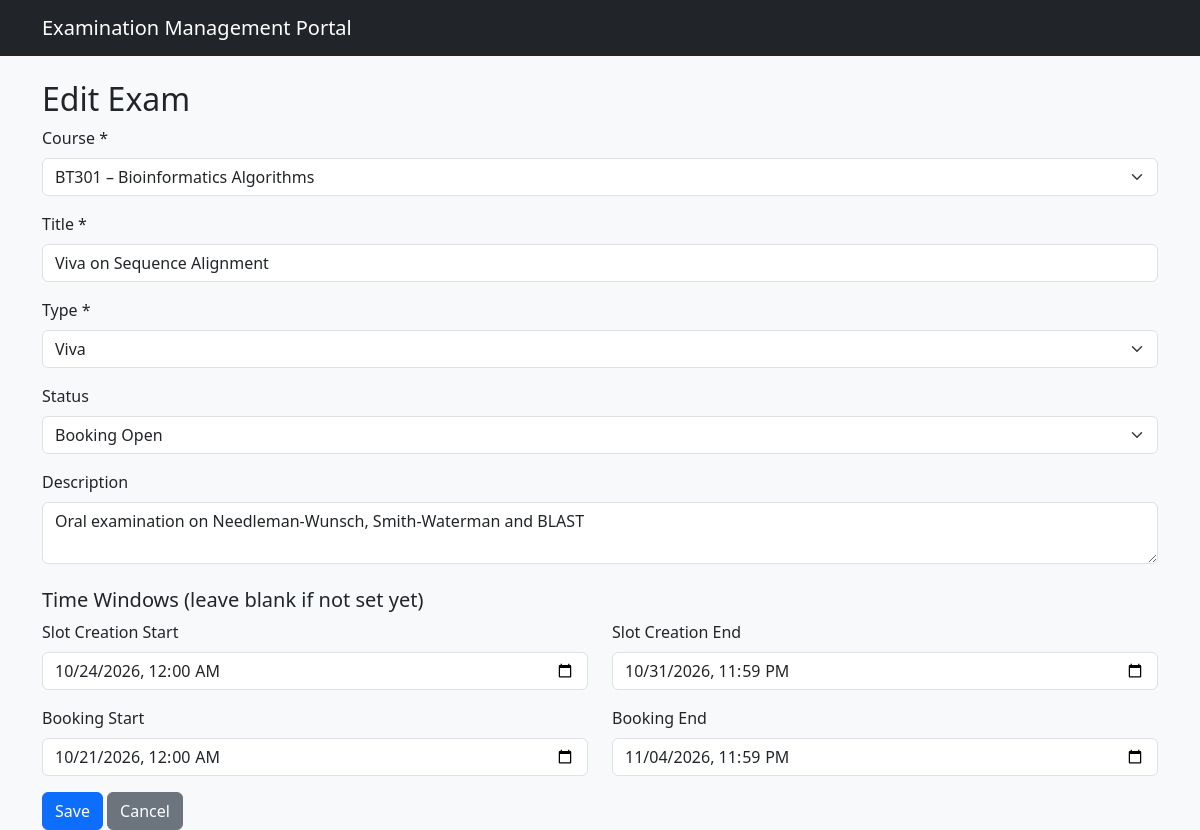
Page /admin/exams/1/edit (signed in) on the committed database.
### models.py (models this page shows)
class Exam(db.Model):
    __tablename__ = 'exams'
    id = db.Column(db.Integer, primary_key=True)
    course_id = db.Column(db.Integer, db.ForeignKey('courses.id'), nullable=False)
    title = db.Column(db.String(150), nullable=False)
    exam_type = db.Column(db.String(30), nullable=False)  # Viva / Practical / Project Demo / Assessment
    status = db.Column(db.String(30), default='Draft')    # Draft / Slot Creation / Booking Open / Closed / Completed
    description = db.Column(db.Text)
    slot_creation_start = db.Column(db.DateTime)
    slot_creation_end   = db.Column(db.DateTime)
    booking_start       = db.Column(db.DateTime)
    booking_end         = db.Column(db.DateTime)
    created_at = db.Column(db.DateTime, default=datetime.utcnow)
    rubrics = db.relationship('Rubric', backref='exam', lazy=True, cascade='all, delete-orphan')
    slots   = db.relationship('Slot', backref='exam', lazy=True)
    bookings = db.relationship('Booking', backref='exam', lazy=True)
    assigned_examiners = db.relationship('ExamExaminer', backref='exam', lazy=True)

class Course(db.Model):
    __tablename__ = 'courses'
    id = db.Column(db.Integer, primary_key=True)
    code = db.Column(db.String(20), unique=True, nullable=False)
    name = db.Column(db.String(150), nullable=False)
    description = db.Column(db.Text)
    created_at = db.Column(db.DateTime, default=datetime.utcnow)
    exams = db.relationship('Exam', backref='course', lazy=True)

### routes/admin.py (the view, shortened to what this page needs)
@admin_bp.route('/exams/<int:id>/edit', methods=['GET', 'POST'])
@role_required('admin')
def edit_exam(id):
    exam = Exam.query.get_or_404(id)
    courses = Course.query.order_by(Course.code).all()
    return render_template('admin/exam_form.html', exam=exam, courses=courses)

### app.py (called while the page is built)
@login_manager.user_loader
def load_user(user_id):
    return User.query.get(int(user_id))

### templates/admin/exam_form.html (shortened to what this page needs)
{% extends "base.html" %}
{% block content %}
<h2>{{ 'Edit' if exam else 'Add' }} Exam</h2>
<form method="POST">
  <div class="mb-3">
    <label class="form-label">Course *</label>
    <select name="course_id" class="form-select" required>
      {% for c in courses %}
        <option value="{{ c.id }}" {% if exam and exam.course_id == c.id %}selected{% endif %}>
          {{ c.code }} – {{ c.name }}
        </option>
      {% endfor %}
    </select>
  </div>
  <div class="mb-3">
    <label class="form-label">Title *</label>
    <input type="text" name="title" class="form-control" value="{{ exam.title if exam else '' }}" required>
  </div>
  <div class="mb-3">
    <label class="form-label">Type *</label>
    <select name="exam_type" class="form-select" required>
      {% for t in ['Viva', 'Practical', 'Project Demo', 'Assessment'] %}
        <option value="{{ t }}" {% if exam and exam.exam_type == t %}selected{% endif %}>{{ t }}</option>
      {% endfor %}
    </select>
  </div>
  <div class="mb-3">
    <label class="form-label">Status</label>
    <select name="status" class="form-select">
      {% for s in ['Draft', 'Slot Creation', 'Booking Open', 'Closed', 'Completed'] %}
        <option value="{{ s }}" {% if exam and exam.status == s %}selected{% endif %}>{{ s }}</option>
      {% endfor %}
    </select>
  </div>
  <div class="mb-3">
    <label class="form-label">Description</label>
    <textarea name="description" class="form-control" rows="2">{{ exam.description if exam else '' }}</textarea>
  </div>
  <h5 class="mt-4">Time Windows (leave blank if not set yet)</h5>
  <div class="row">
    <div class="col-md-6 mb-3">
      <label class="form-label">Slot Creation Start</label>
      <input type="datetime-local" name="slot_creation_start" class="form-control"
             value="{{ exam.slot_creation_start.strftime('%Y-%m-%dT%H:%M') if exam and exam.slot_creation_start else '' }}">
    </div>
    <div class="col-md-6 mb-3">
      <label class="form-label">Slot Creation End</label>
      <input type="datetime-local" name="slot_creation_end" class="form-control"
             value="{{ exam.slot_creation_end.strftime('%Y-%m-%dT%H:%M') if exam and exam.slot_creation_end else '' }}">
    </div>
    <div class="col-md-6 mb-3">
      <label class="form-label">Booking Start</label>
      <input type="datetime-local" name="booking_start" class="form-control"
             value="{{ exam.booking_start.strftime('%Y-%m-%dT%H:%M') if exam and exam.booking_start else '' }}">
    </div>
    <div class="col-md-6 mb-3">
      <label class="form-label">Booking End</label>
      <input type="datetime-local" name="booking_end" class="form-control"
             value="{{ exam.booking_end.strftime('%Y-%m-%dT%H:%M') if exam and exam.booking_end else '' }}">
    </div>
  </div>
  <button type="submit" class="btn btn-primary">Save</button>
  <a href="{{ url_for('admin.exams') }}" class="btn btn-secondary">Cancel</a>
</form>
{% endblock %}

### rows in the picture
Exam: course_id "BT301 – Bioinformatics Algorithms", title "Viva on Sequence Alignment", exam_type "Viva", status "Booking Open", description "Oral examination on Needleman-Wunsch, Smith-Waterman and BLAST", slot_creation_start "10/24/2026 00:00", slot_creation_end "10/31/2026 23:59", booking_start "10/21/2026 00:00", booking_end "11/04/2026 23:59"

### other values in the picture
{{ 'Edit' if exam else 'Add' }} "Edit"
